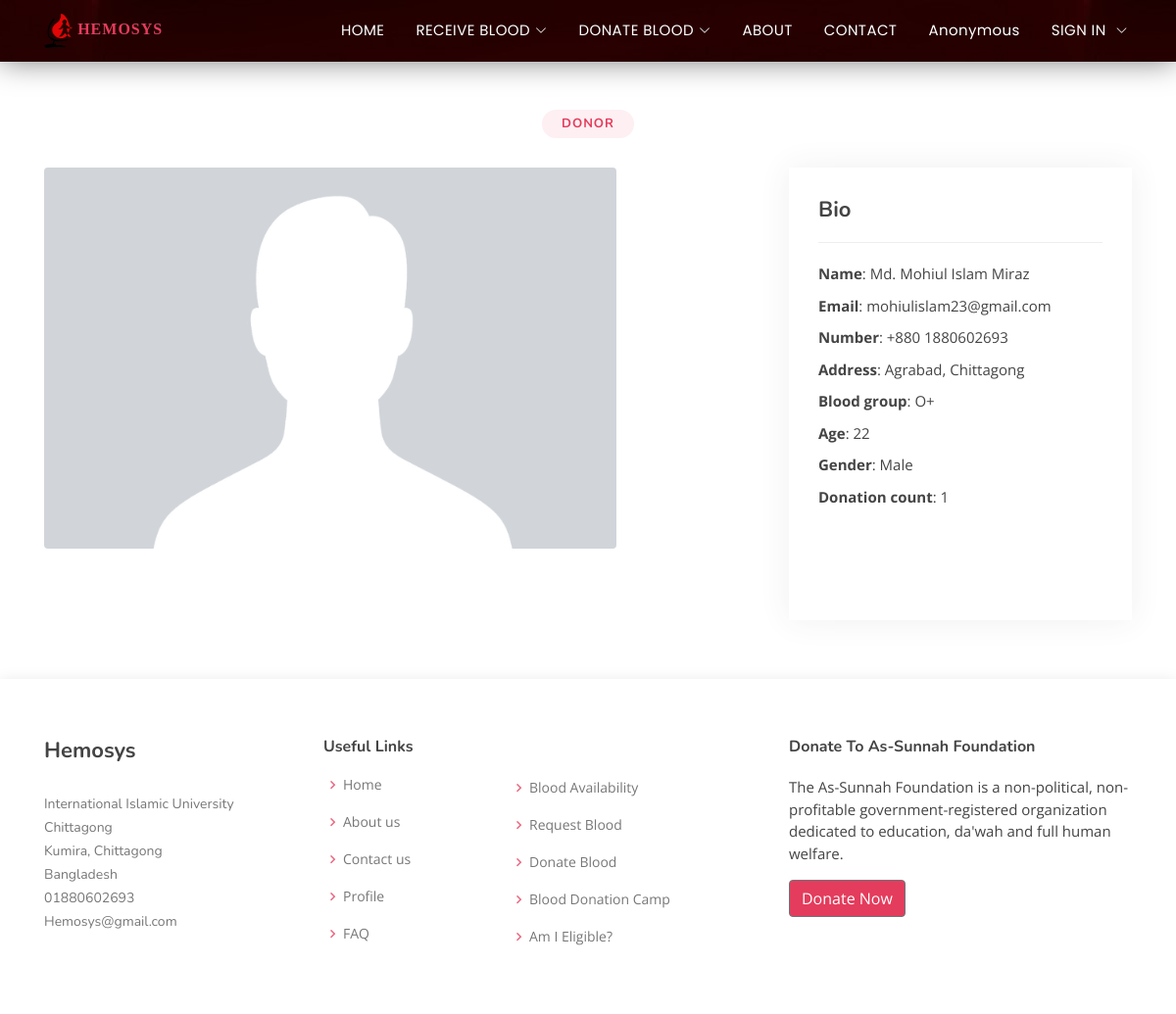
Screenshot of /donor/donor-details/95/ with the database file from the repository.
### authentication/models.py (models this page shows, shortened)
class userprofile(models.Model):
    user = models.OneToOneField(User, on_delete=models.CASCADE)
    phone = models.CharField(max_length=100)
    location = models.CharField(max_length=100)
    bloodgroup = models.CharField(max_length=100)
    age = models.CharField(max_length=3)
    gender = models.CharField(max_length=10)
    image = models.FileField(upload_to='profile-picture', blank=True, null=True)
    donor_donationcount = models.IntegerField(default = 0)

### donor/views.py (the view)
# urls.py: path('donor-details/<int:user_id>/', views.donor_details, name="donordetails"),
def donor_details(request, user_id):
    donor = get_object_or_404(userprofile, user_id=user_id)
    return render(request, "donordetails.html", {"donor": donor})

### templates/donordetails.html (shortened to what this page needs)
{% extends "base.html" %}
{% block content %}
{% load static %}
<section id="portfolio-details" class="portfolio-details">
  <br><br><br>
  <div class="section-title">
    <h2>Donor</h2>
  </div>
  <div class="container">
    <div class="row gy-4">
      <div class="col-lg-8">
        {% if donor.user.userprofile.image %}
        <img src="{{ donor.user.userprofile.image.url }}" alt="" class="img-fluid rounded" style="max-width: 80%; height: auto;"/>
        {% else %}
        <img src="{% static '\images\default-profile-picture.png' %}" alt="" class="img-fluid rounded" style="max-width: 80%; height: auto;"/>
        {% endif %}
      </div>
      <div class="col-lg-4">
        <div class="portfolio-info">
          <h3>Bio</h3>
          <ul>
            <li><strong>Name</strong>: {{ donor.user.first_name }}</li>
            <li><strong>Email</strong>: {{ donor.user.email }} </li>
            <li><strong>Number</strong>: {{ donor.user.userprofile.phone }} </li>
            <li><strong>Address</strong>: {{ donor.user.userprofile.location }}</li>
            <li><strong>Blood group</strong>: {{ donor.user.userprofile.bloodgroup }}</li>
            <li><strong>Age</strong>: {{ donor.user.userprofile.age }}</li>
            <li><strong>Gender</strong>: {{  donor.user.userprofile.gender }}</li>
            <li><strong>Donation count</strong>: {{ donor.user.userprofile.donor_donationcount }} </li>
          </ul>
        </div>
      </div>
    </div>
  </div>
</section>
{% endblock content %}

### static/assets/css/style.css (style rules this page uses)
body { font-family: "Open Sans", sans-serif; color: #444444; }
h1, h2, h3, h4, h5, h6 { font-family: "Nunito", sans-serif; }
section { padding: 60px 0; overflow: hidden; }
.section-title { text-align: center; padding-bottom: 30px; }
.section-title h2 { font-size: 13px; letter-spacing: 1px; font-weight: 700; padding: 8px 20px; line-height: 1; margin: 0; background: #fdeff2; color: #e43c5c; display: inline-block; text-transform: uppercase; border-radius: 50px; }
.portfolio-details { padding-top: 40px; }
.portfolio-details .portfolio-info { width: 350px; height: 462px; padding: 30px; box-shadow: 0px 0 30px rgba(73, 60, 62, 0.08); overflow: hidden; }
.portfolio-details .portfolio-info h3 { font-size: 22px; font-weight: 700; margin-bottom: 20px; padding-bottom: 20px; border-bottom: 1px solid #eee; }
.portfolio-details .portfolio-info ul { list-style: none; padding: 0; font-size: 15px; }
.portfolio-details .portfolio-info ul li+li { margin-top: 10px; }

### rows the page displays
userprofile: user.first_name "Md. Mohiul Islam Miraz", user.email "mohiulislam23@gmail.com", user.userprofile.phone "+880 1880602693", user.userprofile.location "Agrabad, Chittagong", user.userprofile.bloodgroup "O+", user.userprofile.age "22", user.userprofile.gender "Male", user.userprofile.donor_donationcount "1"
